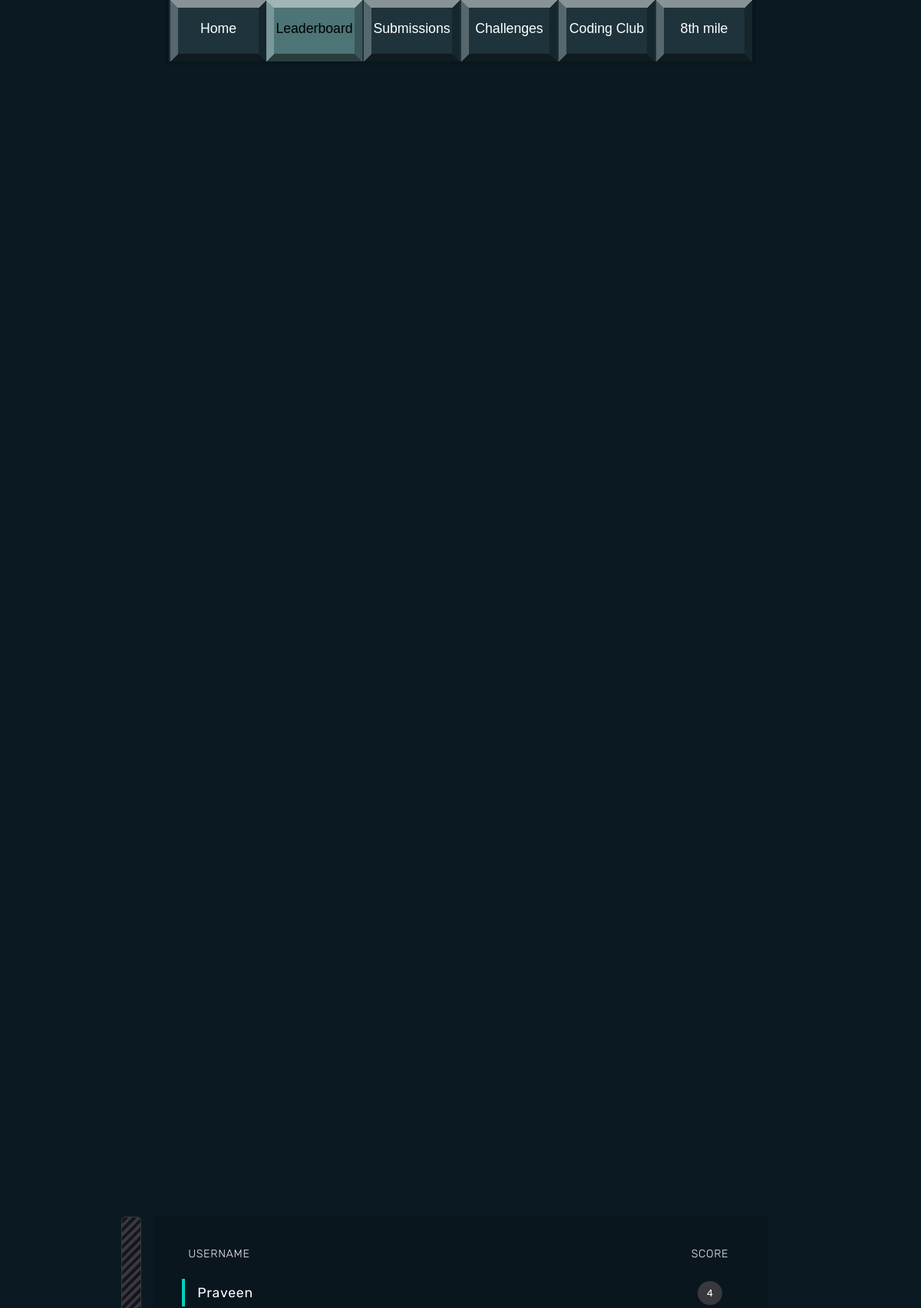
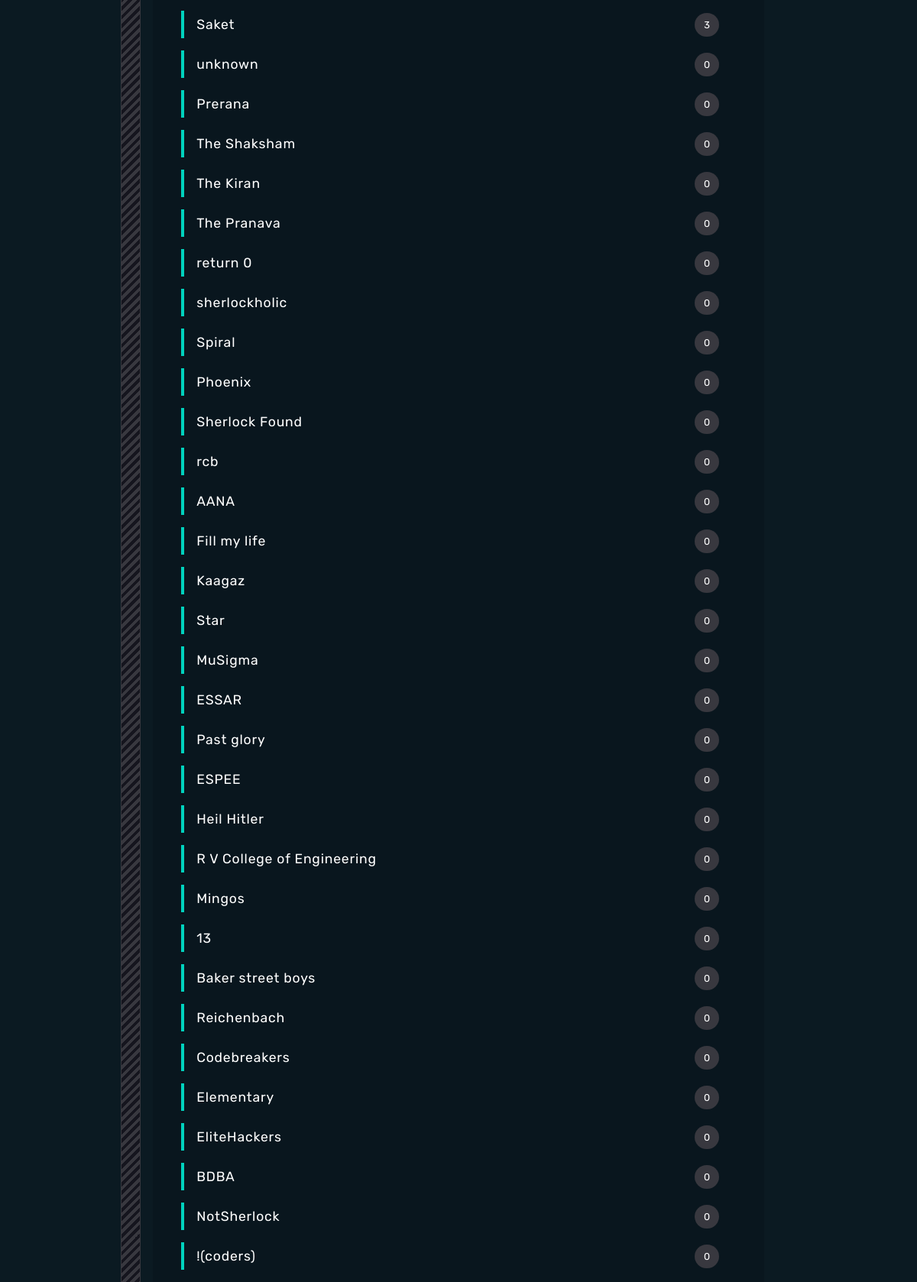
The app's page /levels/leaderboard/ (upper part) with its own data (2 pictures, top to bottom).
### levels/models.py (models this page shows, shortened)
class User(models.Model):
	userID = models.AutoField(primary_key=True)
	username = models.CharField(max_length=50)
	userKey = models.CharField(max_length=50)
	score = models.IntegerField(default=0)

### levels/views.py (the view)
# urls.py: path('leaderboard/', views.leaderboard, name='leaderboard'),
def leaderboard(request):
	users = User.objects.all().order_by('-score')
	return render(request,'levels/leaderboard.html',{'users':users})

### levels/templates/levels/leaderboard.html (shortened to what this page needs)
<!DOCTYPE html PUBLIC "-//W3C//DTD XHTML 1.0 Strict//EN" "http://www.w3.org/TR/xhtml1/DTD/xhtml1-strict.dtd">
<html xmlns="http://www.w3.org/1999/xhtml">
<head>
{% load static %}
<link href="{% static "css/default.css" %}" rel="stylesheet" type="text/css" />
</head>
<body>
<div id="menu">
  <ul>
    <li ><a href="/">Home</a></li>
    <li class="active"><a href="{%url 'leaderboard'%}">Leaderboard</a></li>
    <li><a href="{%url 'submissions'%}">Submissions</a></li>
    <li><a href="{%url 'level1'%}">Challenges</a></li>
    <li><a href="https://www.instagram.com/codingclubrvce">Coding Club</a></li>
    <li><a href="http://8thmile.rvce.edu.in">8th mile</a></li>
  </ul>
</div>
<div id="page">
     <table>
      <tbody>
        <tr>
          <th>
          </th>
          <th>
            Username
          </th>
          <th>
            Score
          </th>
        </tr>
      </tbody>
      {% for user in users%}
        <br>
        <tr class="user">
          <td class="position">{{loop.index}}</td>
          <td class="user" style="border-left: 4px solid rgb(0, 210, 190);"> {{user.username}}</td>
          <td class="score"><span>{{user.score}}</span></td>
      </tr>
        </div>
    {%endfor%}
</body>
</html>

### levels/static/css/default.css (style rules this page uses)
body { margin: 0; padding: 0; background: #0B1A22 ; font-family: "Trebuchet MS", Arial, Helvetica, sans-serif; font-size: 13px; color: #FFFFFF; }
p, ol, ul { line-height: 170%; }
ul { margin-left: 0; padding-left: 0; list-style: none; }
ul li { padding-left: 15px; }
a { color: #666666; }
#menu { width: 760px; height: 80px; margin: 0 auto; padding: 0 5px 5px 5px; background: #09161E; }
#menu ul { margin: 0; padding: 0; list-style: none; line-height: normal; }
#menu li { display: inline; margin: 0; padding: 0; padding-left: 0; padding-right: 0; }
#menu a { display: block; float: left; width: 125px; height: 53px; padding: 27px 0 0 0; background: #1E333C url(images/img02.gif) no-repeat; border-left: 2px solid #1E333C; text-decoration: none; text-align: center; font-size: 136%; color: #FFFFFF; }
#menu .active a { background: #1E333C url(images/img03.gif) no-repeat; border: none; color: #000000; }
#page { width: 730px; margin: 0 auto; padding: 30px 0; }

### levels/templates/levels/leaderboard.html (style rules this page uses)
#page { display: flex; flex-direction: column; align-items: center; }
table { background: #09161E; color: #fff; font-family: 'Rubik', sans-serif; margin: 0rem 1rem; position: relative; width: calc(90vw - 2rem); max-width: 800px; border-spacing: 0 1rem; }
table:before { position: absolute; content: ''; right: calc(100% + 1rem); top: 0; height: 100%; width: 1.5rem; border-radius: 5px; border: 1px solid #38383F; background: repeating-linear-gradient(-45deg, #15151E 0px, #15151E 4px, #38383F 4px, #38383F 8px); }
table tr>* { text-align: center; padding: 0.5rem; }
table tr>*:nth-child(2) { text-align: left; }
table th { font-weight: 300; letter-spacing: 0.04rem; font-size: 0.9rem; color: #eee; text-transform: uppercase; }
table td.position { font-weight: 500; }
table td.user { padding-left: 1rem; font-size: 1.1rem; letter-spacing: 0.05rem; }
table td.score span { background: #38383F; border-radius: 30px; padding: 0.5rem 0.75rem; font-size: 0.8rem; text-transform: uppercase; }

### records on screen
User: username "Praveen", score "4"
User: username "Saket", score "3"
User: username "unknown", score "0"
User: username "Prerana", score "0"
User: username "The Shaksham", score "0"
User: username "The Kiran", score "0"
User: username "The Pranava", score "0"
User: username "return 0", score "0"
User: username "sherlockholic", score "0"
User: username "Spiral", score "0"
User: username "Phoenix", score "0"
User: username "Sherlock Found", score "0"
User: username "rcb", score "0"
User: username "AANA", score "0"
User: username "Fill my life", score "0"
User: username "Kaagaz", score "0"
User: username "Star", score "0"
User: username "MuSigma", score "0"
User: username "ESSAR", score "0"
User: username "Past glory", score "0"
User: username "ESPEE", score "0"
User: username "Heil Hitler", score "0"
User: username "R V College of Engineering", score "0"
User: username "Mingos", score "0"
User: username "13", score "0"
User: username "Baker street boys", score "0"
User: username "Reichenbach", score "0"
User: username "Codebreakers", score "0"
User: username "Elementary", score "0"
User: username "EliteHackers", score "0"
User: username "BDBA", score "0"
User: username "NotSherlock", score "0"
User: username "!(coders)", score "0"
